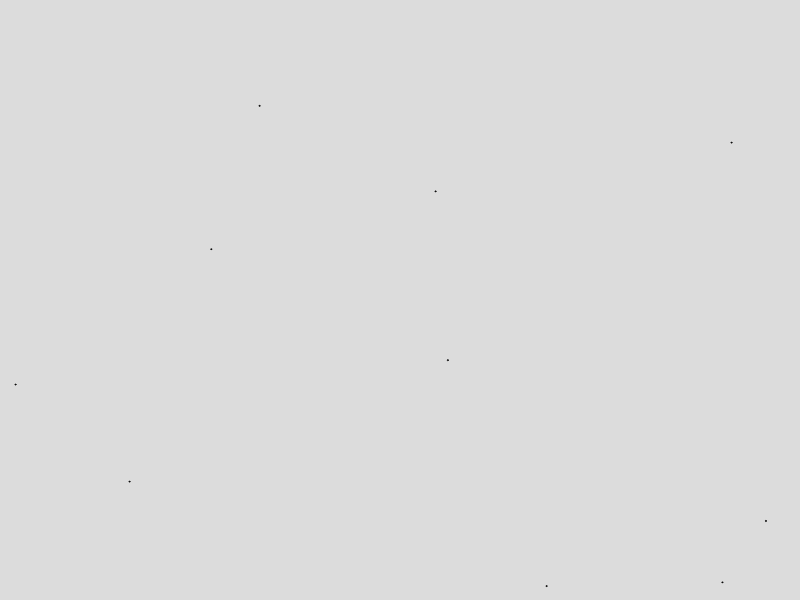
Frame 1 (no input)
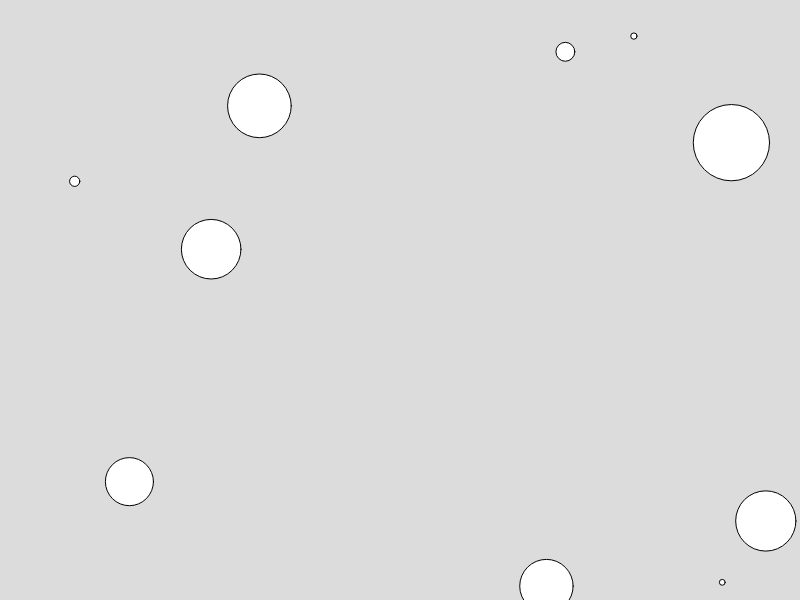
Frame 60 (no input)
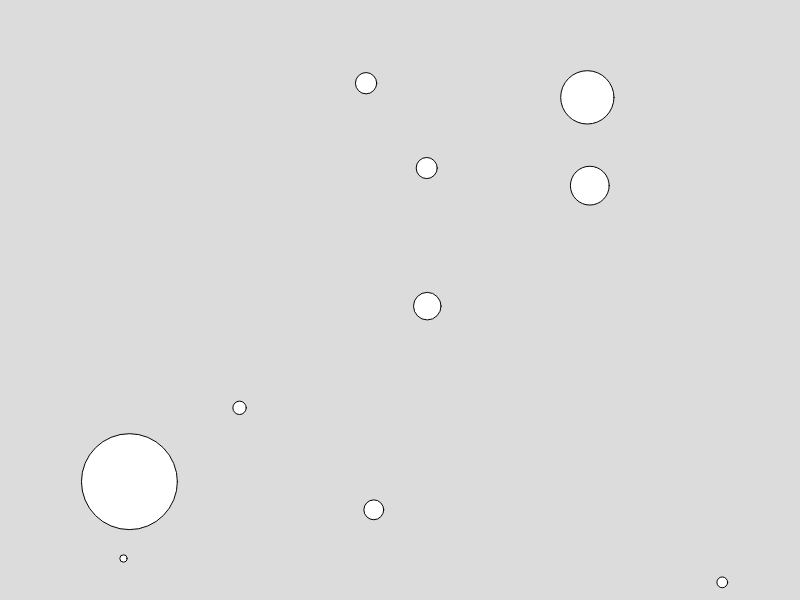
Frame 120 (the mouse pressed at the canvas centre since frame 60)

The p5.js sketch that drew these frames (run headless with seeded random() and noise() and a simulated clock; from frame 60 on, the mouse is pressed at the canvas centre):

// p5.js sketch
// ── sketch.js
let circleStartSize = 1;
let maxCircleSize = 100;

let maxGrowthRate = 2;

let numCircles = 10

let circles = [];

let canvasWidth = 800;
let canvasHeight = 600;

class Circle {
    constructor(x, y, diameter, growthRate, maxSize) {
        this.x = x;
        this.y = y;
        this.diameter = diameter;
        this.growthRate = growthRate;
        this.maxSize = maxSize;
    }
}


function setup() {
    createCanvas(canvasWidth, canvasHeight);

    for (let i = 0; i < numCircles; i++) {
        let x = Math.random() * canvasWidth;
        let y = Math.random() * canvasHeight;
        let growthRate = Math.random() * maxGrowthRate;
        let maxSize = Math.random() * maxCircleSize;
        let size = circleStartSize;
        circles.push(
            new Circle(x, y, size, growthRate, maxCircleSize)
        );
    }

}

function draw() {
    background(220);

    circles.forEach((c => {
        circle(c.x, c.y, c.diameter)
        c.diameter = (c.diameter + c.growthRate);

        if (c.diameter >= c.maxSize) {
            let x = Math.random() * canvasWidth; 
           let y = Math.random() * canvasHeight;
           c.x = x;
           c.y = y;
           c.diameter=circleStartSize;
        }
        

    }));

    // circle(200, 200, circleSize);
    // circle(400, 200, circleSize);
    // circle(400, 600, circleSize);
    // circleSize = (++circleSize % 100)

}
